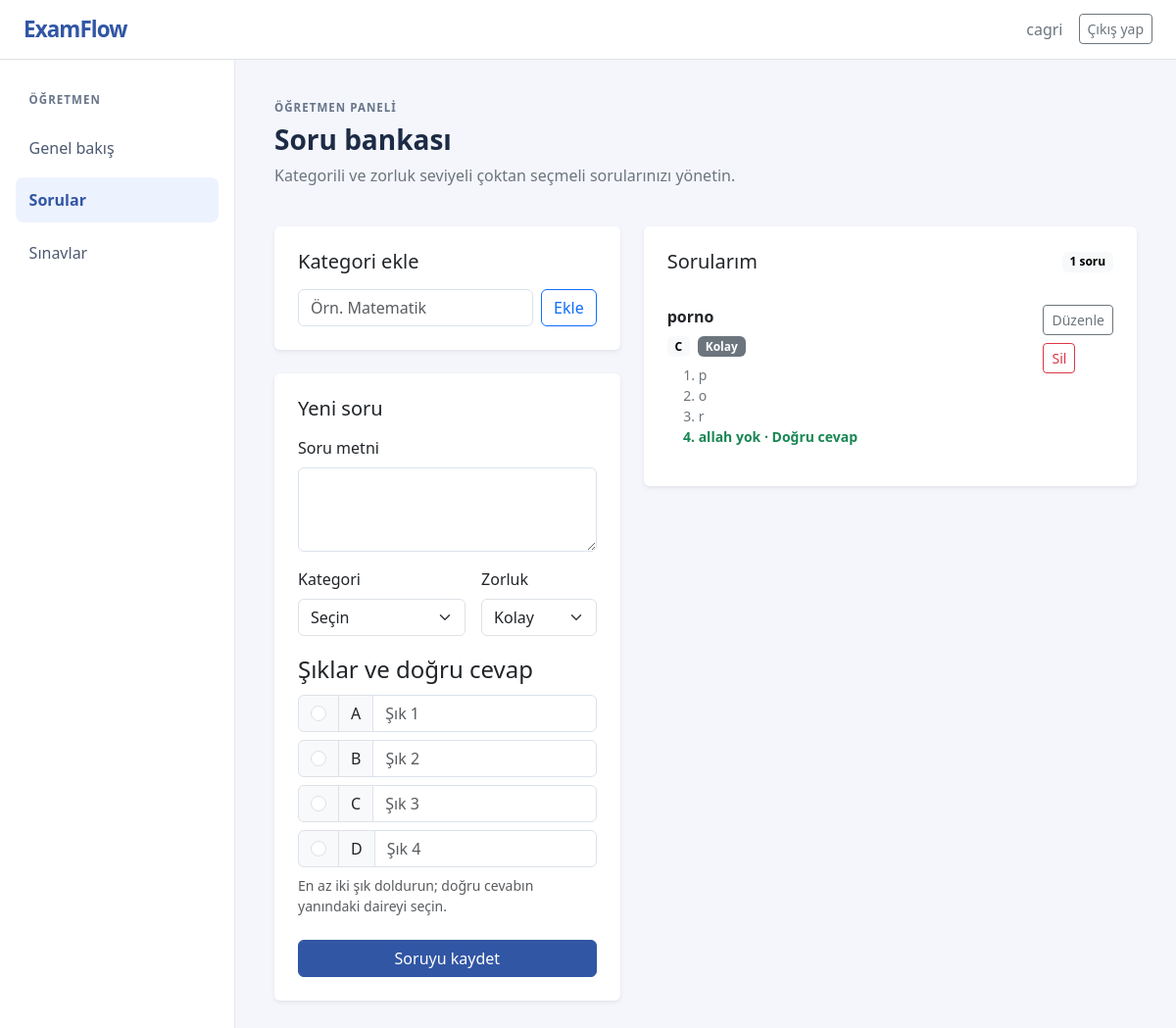
The page /teacher/questions (signed in) on the database its author committed.
### examflow/models.py (models this page shows, shortened)
class User(UserMixin, db.Model):
    __tablename__ = "users"
    __table_args__ = (
        CheckConstraint(
            "role IN ('teacher', 'student')",
            name="ck_users_role",
        ),
    )
    id = db.Column(db.Integer, primary_key=True)
    username = db.Column(db.String(80), unique=True, nullable=False)
    full_name = db.Column(db.String(120), nullable=False)
    password_hash = db.Column(db.String(255), nullable=False)
    role = db.Column(db.String(20), nullable=False)

class Question(db.Model):
    __tablename__ = "questions"
    __table_args__ = (
        CheckConstraint(
            "difficulty IN ('easy', 'medium', 'hard')",
            name="ck_questions_difficulty",
        ),
    )
    id = db.Column(db.Integer, primary_key=True)
    teacher_id = db.Column(db.Integer, db.ForeignKey("users.id"), nullable=False)
    category_id = db.Column(
        db.Integer, db.ForeignKey("question_categories.id"), nullable=False
    )
    text = db.Column(db.Text, nullable=False)
    difficulty = db.Column(db.String(10), nullable=False)
    category = db.relationship("QuestionCategory")
    options = db.relationship(
        "QuestionOption",
        backref="question",
        cascade="all, delete-orphan",
        order_by="QuestionOption.id",
    )

class QuestionCategory(db.Model):
    __tablename__ = "question_categories"
    __table_args__ = (
        UniqueConstraint("teacher_id", "name", name="uq_category_teacher_name"),
    )
    id = db.Column(db.Integer, primary_key=True)
    teacher_id = db.Column(db.Integer, db.ForeignKey("users.id"), nullable=False)
    name = db.Column(db.String(80), nullable=False)
    teacher = db.relationship("User")

class QuestionOption(db.Model):
    __tablename__ = "question_options"
    id = db.Column(db.Integer, primary_key=True)
    question_id = db.Column(db.Integer, db.ForeignKey("questions.id"), nullable=False)
    text = db.Column(db.String(500), nullable=False)
    is_correct = db.Column(db.Boolean, nullable=False, default=False)

### examflow/teacher/routes.py (the view, shortened to what this page needs)
@teacher_bp.route("/questions", methods=["GET", "POST"])
@roles_required("teacher")
def questions():
    categories = QuestionCategory.query.filter_by(
        teacher_id=current_user.id
    ).order_by(QuestionCategory.name).all()
    form_text = ""
    form_category_id = None
    form_difficulty = "easy"
    form_options = []
    form_correct_option = None
    question_list = (
        Question.query.filter_by(teacher_id=current_user.id)
        .order_by(Question.id.desc())
        .all()
    )
    return render_template(
        "teacher/questions.html",
        categories=categories,
        questions=question_list,
        difficulties=DIFFICULTIES,
        form_text=form_text,
        form_category_id=form_category_id,
        form_difficulty=form_difficulty,
        form_options=form_options,
        form_correct_option=form_correct_option,
    )

### examflow/models.py (called while the page is built)
@login_manager.user_loader
def load_user(user_id):
    try:
        user_id = int(user_id)
    except (TypeError, ValueError):
        return None
    return db.session.get(User, user_id)

### templates/teacher/questions.html (shortened to what this page needs)
{% extends "base.html" %}
{% block body %}
<nav class="navbar bg-white border-bottom">
    <div class="container-fluid px-4">
        <a class="navbar-brand brand-mark" href="{{ url_for('teacher.dashboard') }}">ExamFlow</a>
        <div class="d-flex align-items-center gap-3">
            <span class="text-secondary">{{ current_user.full_name }}</span>
            <form method="post" action="{{ url_for('auth.logout') }}">
                <button class="btn btn-outline-secondary btn-sm" type="submit">Çıkış yap</button>
            </form>
        </div>
    </div>
</nav>
<div class="dashboard-layout">
    <aside class="dashboard-sidebar">
        <span class="sidebar-label">ÖĞRETMEN</span>
        <a class="sidebar-link" href="{{ url_for('teacher.dashboard') }}">Genel bakış</a>
        <a class="sidebar-link active" href="{{ url_for('teacher.questions') }}">Sorular</a>
        <a class="sidebar-link" href="{{ url_for('teacher.exams') }}">Sınavlar</a>
    </aside>
    <main class="dashboard-content">
        <p class="eyebrow mb-2">ÖĞRETMEN PANELİ</p>
        <h1 class="h3 fw-semibold">Soru bankası</h1>
        <p class="text-secondary mt-2">Kategorili ve zorluk seviyeli çoktan seçmeli sorularınızı yönetin.</p>
        <div class="row g-4 mt-1">
            <div class="col-12 col-xl-5">
                <section class="card border-0 shadow-sm mb-4">
                    <div class="card-body p-4">
                        <h2 class="h5 mb-3">Kategori ekle</h2>
                        <form method="post" action="{{ url_for('teacher.create_category') }}" class="d-flex gap-2">
                            <input class="form-control" name="name" maxlength="80" placeholder="Örn. Matematik" required>
                            <button class="btn btn-outline-primary flex-shrink-0" type="submit">Ekle</button>
                        </form>
                    </div>
                </section>
                <section class="card border-0 shadow-sm">
                    <div class="card-body p-4">
                        <h2 class="h5 mb-3">Yeni soru</h2>
                        {% if not categories %}
                            <p class="text-secondary mb-0">Önce bir kategori oluşturun.</p>
                        {% else %}
                        <form method="post" action="{{ url_for('teacher.questions') }}">
                            <div class="mb-3">
                                <label class="form-label" for="question-text">Soru metni</label>
                                <textarea class="form-control" id="question-text" name="text" rows="3" required>{{ form_text or '' }}</textarea>
                            </div>
                            <div class="row g-3">
                                <div class="col-7">
                                    <label class="form-label" for="category">Kategori</label>
                                    <select class="form-select" id="category" name="category_id" required>
                                        <option value="">Seçin</option>
                                    </select>
                                </div>
                                <div class="col-5">
                                    <label class="form-label" for="difficulty">Zorluk</label>
                                    <select class="form-select" id="difficulty" name="difficulty" required>
                                        {% for value, label in [('easy', 'Kolay'), ('medium', 'Orta'), ('hard', 'Zor')] %}
                                            <option value="{{ value }}" {% if form_difficulty == value %}selected{% endif %}>{{ label }}</option>
                                        {% endfor %}
                                    </select>
                                </div>
                            </div>
                            <fieldset class="mt-3">
                                <legend class="form-label">Şıklar ve doğru cevap</legend>
                                <div id="option-list">
                                    {% for index in range(4) %}
                                        <div class="input-group mb-2 option-row">
                                            <span class="input-group-text">
                                                <input class="form-check-input mt-0" type="radio" name="correct_option" value="{{ index }}" aria-label="Bu şık doğru cevap" {% if form_correct_option == index %}checked{% endif %} required>
                                            </span>
                                            <span class="input-group-text option-letter">{{ 'ABCD'[index] }}</span>
                                            <input class="form-control" name="option_text" maxlength="500" placeholder="Şık {{ index + 1 }}" value="{{ form_options[index] if form_options and index < form_options|length else '' }}">
                                        </div>
                                    {% endfor %}
                                </div>
                                <p class="form-text">En az iki şık doldurun; doğru cevabın yanındaki daireyi seçin.</p>
                            </fieldset>
                            <button class="btn btn-primary w-100 mt-2" type="submit">Soruyu kaydet</button>
                        </form>
                        {% endif %}
                    </div>
                </section>
            </div>
            <div class="col-12 col-xl-7">
                <section class="card border-0 shadow-sm">
                    <div class="card-body p-4">
                        <div class="d-flex justify-content-between align-items-center mb-3">
                            <h2 class="h5 mb-0">Sorularım</h2>
                            <span class="badge text-bg-light">{{ questions|length }} soru</span>
                        </div>
                        {% if questions %}
                            <div class="list-group list-group-flush">
                                {% for question in questions %}
                                    <article class="list-group-item px-0 py-3">
                                        <div class="d-flex justify-content-between gap-3">
                                            <div>
                                                <p class="fw-semibold mb-2">{{ question.text }}</p>
                                                <div class="d-flex flex-wrap gap-2 mb-2">
                                                    <span class="badge text-bg-light">{{ question.category.name }}</span>
                                                    <span class="badge text-bg-secondary">{{ {'easy': 'Kolay', 'medium': 'Orta', 'hard': 'Zor'}[question.difficulty] }}</span>
                                                </div>
                                                <ol class="small text-secondary mb-0">
                                                    {% for option in question.options %}
                                                        <li {% if option.is_correct %}class="fw-semibold text-success"{% endif %}>{{ option.text }}{% if option.is_correct %} · Doğru cevap{% endif %}</li>
                                                    {% endfor %}
                                                </ol>
                                            </div>
                                            <div class="d-flex flex-column gap-2">
                                                <a class="btn btn-sm btn-outline-secondary" href="{{ url_for('teacher.edit_question', question_id=question.id) }}">Düzenle</a>
                                                <form method="post" action="{{ url_for('teacher.delete_question', question_id=question.id) }}" onsubmit="return confirm('Bu soruyu silmek istiyor musunuz?');">
                                                    <button class="btn btn-sm btn-outline-danger" type="submit">Sil</button>
                                                </form>
                                            </div>
                                        </div>
                                    </article>
                                {% endfor %}
                            </div>
                        {% else %}
                            <p class="text-secondary mb-0">Henüz soru eklenmemiş.</p>
                        {% endif %}
                    </div>
                </section>
            </div>
        </div>
    </main>
</div>
{% endblock %}

### templates/base.html (shortened to what this page needs)
<!DOCTYPE html>
<html lang="tr">
<head>
    <link
        href="https://cdn.jsdelivr.net/npm/bootstrap@5.3.3/dist/css/bootstrap.min.css"
        rel="stylesheet"
    >
    <link rel="stylesheet" href="{{ url_for('static', filename='css/app.css') }}">
</head>
<body>
    {% block body %}{% endblock %}
</body>
</html>

### static/css/app.css (style rules this page uses)
:root { --examflow-ink: #1d2b45; --examflow-muted: #68758a; --examflow-blue: #3156a4; --examflow-background: #f4f6fb; }
body { min-height: 100vh; color: var(--examflow-ink); background: var(--examflow-background); }
.brand-mark { color: var(--examflow-blue); font-size: 1.4rem; font-weight: 700; letter-spacing: -0.04em; text-decoration: none; }
.form-control { border-color: #dce2ed; }
.btn-primary { border-color: var(--examflow-blue); background-color: var(--examflow-blue); }
.dashboard-layout { display: grid; min-height: calc(100vh - 57px); grid-template-columns: 240px minmax(0, 1fr); }
.dashboard-sidebar { display: flex; flex-direction: column; gap: 0.45rem; padding: 2rem 1rem; border-right: 1px solid #e4e8f0; background: #fff; }
.sidebar-label, .eyebrow { color: var(--examflow-muted); font-size: 0.72rem; font-weight: 700; letter-spacing: 0.09em; }
.sidebar-label { padding: 0 0.85rem 0.65rem; }
.sidebar-link { padding: 0.7rem 0.85rem; border-radius: 0.5rem; color: #4c5a70; text-decoration: none; }
.sidebar-link.active { color: var(--examflow-blue); background: #edf2ff; font-weight: 600; }
.dashboard-content { width: min(100%, 1100px); padding: 2.5rem; }

### rows shown on the page
User: full_name "cagri"
Question: text "porno", category.name "C", difficulty "Kolay"
QuestionOption: text "p"
QuestionOption: text "o"
QuestionOption: text "r"
QuestionOption: text "allah yok", is_correct "· Doğru cevap"

### other values the page prints
{{ 'ABCD'[index] }} "A" "B" "C" "D"
{{ questions|length }} "1"
form field difficulty "Kolay"
